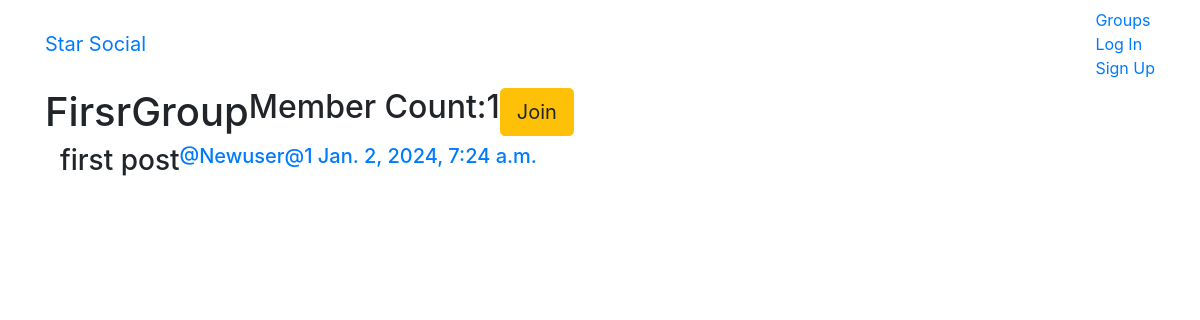
The page /groups/posts/in/firsrgroup/ on the database its author committed.
### groups/models.py (models this page shows, shortened)
class Group(models.Model):
    name = models.CharField(max_length=255,unique=True)
    slug = models.SlugField(allow_unicode=True,unique=True)
    description = models.TextField(blank=True,default='')
    description_html = models.TextField(editable='False',default='',blank=True)
    members = models.ManyToManyField(User,through='GroupMember')
    class Meta():
        ordering = ['name']

### posts/models.py (models this page shows, shortened)
class Post(models.Model):
    user = models.ForeignKey(User,related_name='posts',on_delete=models.CASCADE)
    created_at = models.DateTimeField(auto_now=True)
    message = models.TextField()
    message_html = models.TextField(editable=False)
    group = models.ForeignKey(Group,related_name='posts',null=True,blank=True,on_delete=models.CASCADE)
    class Meta():
        ordering = ['-created_at']
        unique_together = ['user','message']

### groups/views.py (the view)
# urls.py: path('posts/in/<slug:slug>/', views.SingleGroup.as_view(), name='single'),
class SingleGroup(generic.DetailView):
    model = Group

### groups/templates/groups/group_detail.html (shortened to what this page needs)
{% extends 'groups/group_base.html' %}
{% block pregroup %}
<h1>{{group.name}}</h1>
<h2>Member Count:{{ group.members.count }}</h2>
<div class="content">
  {% if user in groups.members.all %}
    <a href="{% url 'groups:leave' slug=group.slug %}"
        class="btn btn-lg btn-fill btn-warning">
        <span class="fa fa-times-circle-o"></span>Leave
      </a>
  {% else %}
  <a href="{% url 'groups:join' slug=group.slug %}"
      class="btn btn-lg btn-fill btn-warning">
      Join
    </a>
  {% endif %}
</div>
{% endblock %}
{% block group_content %}
  <div class="col-md-8">
    {% if group.posts.count == 0 %}
    <h2>No posts yet!</h2>
    {% else %}
      {% for post in group.posts.all %}
        {% include "posts/_post.html" %}
      {% endfor %}
    {% endif %}
  </div>
{% endblock %}

### posts/templates/posts/_post.html (shortened to what this page needs)
<div class="post media">
  <h3>{{post.message_html|safe}}</h3>
  <div class="media-body">
    <h5 class='media-heading'>
      <span class='username'>
        <a href="{% url 'posts:for_user' username=post.user.username %}">@{{post.user.username}}</a>
      </span>
      <time class="time">
        <a href="{% url 'posts:single' username=post.user.username pk=post.pk %}">{{post.created_at}}</a>
      </time>
    </h5>
  </div>
</div>

### rows shown on the page
Group: name "FirsrGroup", members.count "1"
Post: message_html "first post", user.username "Newuser@1", created_at "Jan. 2, 2024, 7:24 a.m."
